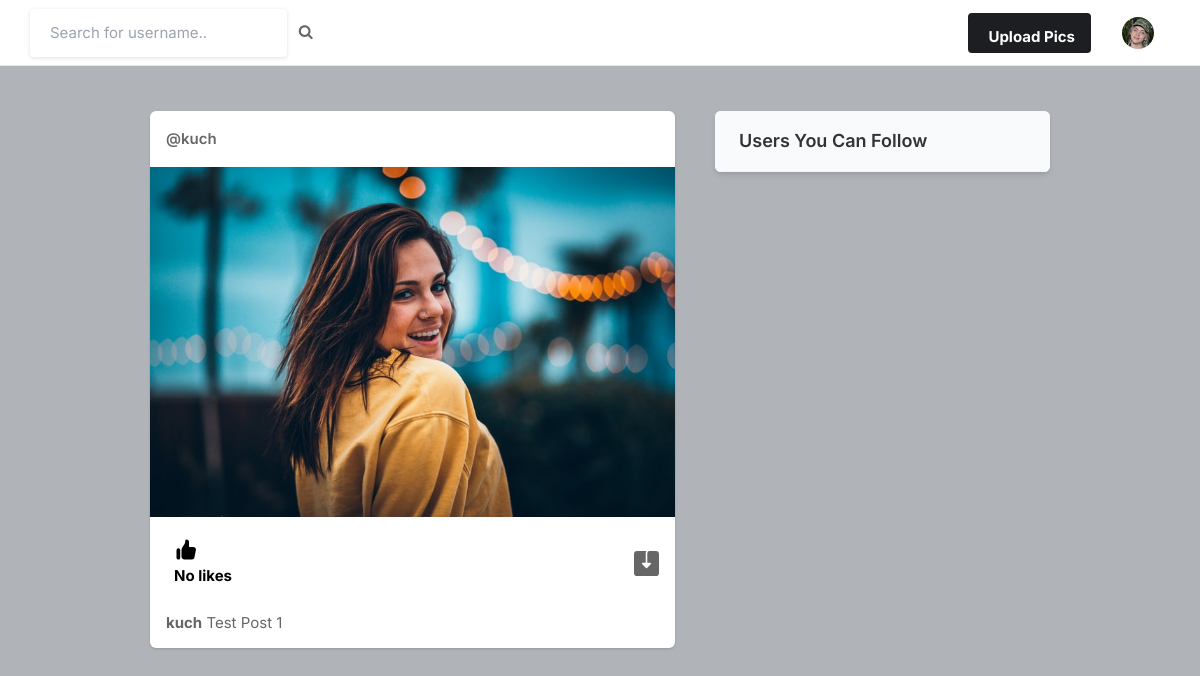
Screenshot of / (signed in) with the database file from the repository.
### core/models.py (models this page shows, shortened)
class Profile(models.Model):
    user = models.ForeignKey(User, on_delete=models.CASCADE)
    id_user = models.IntegerField()
    bio = models.TextField(blank=True)
    profile_image = models.ImageField(upload_to='profile_images', default='blank-profile-picture.png')
    location = models.CharField(max_length=100, blank=True)

class Post(models.Model):
    id = models.UUIDField(primary_key=True, default=uuid.uuid4)
    user = models.CharField(max_length=100)
    image = models.ImageField(upload_to='post_image')
    caption = models.TextField()
    created_at = models.DateTimeField(default=datetime.now)
    no_of_likes = models.IntegerField(default=0)

### core/views.py (the view)
# urls.py: path('', views.index, name='index'),
@login_required(login_url='signin')
def index(request):
    user_object = User.objects.get(username=request.user.username)
    user_profile = Profile.objects.get(user=user_object)
    user_following_list = []
    feed = []
    user_following = FollowersCount.objects.filter(follower=request.user.username)
    for users in user_following:
        user_following_list.append(users.user)
    for usernames in user_following_list:
        feed_lists = Post.objects.filter(user=usernames)
        feed.append(feed_lists)
    feed_list = list(chain(*feed))
    all_users = User.objects.all()
    user_following_all = []
    for user in user_following:
        user_list = User.objects.get(username=user.user)
        user_following_all.append(user_list)
    new_suggestions_list = [x for x in list(all_users) if (x not in list(user_following_all))]
    current_user = User.objects.filter(username=request.user.username)
    final_suggestions_list = [x for x in list(new_suggestions_list) if ( x not in list(current_user))]
    random.shuffle(final_suggestions_list)
    username_profile = []
    username_profile_list = []
    for users in final_suggestions_list:
        username_profile.append(users.id)
    for ids in username_profile:
        profile_lists = Profile.objects.filter(id_user=ids)
        username_profile_list.append(profile_lists)
    suggestions_username_profile_list = list(chain(*username_profile_list))
    return render(request, 'index.html', {'user_profile': user_profile, 'posts':feed_list, 'suggestions_username_profile_list': suggestions_username_profile_list[:4]})

### templates/index.html (shortened to what this page needs)
{% load static %}
<!DOCTYPE html>
<html lang="en">
<head>
    <link rel="stylesheet" href="{% static 'assets/css/icons.css' %}">
    <link rel="stylesheet" href="{% static 'assets/css/uikit.css' %}">
    <link rel="stylesheet" href="{% static 'assets/css/style.css' %}">
    <link rel="stylesheet" href="{% static 'assets/css/tailwind.css' %}">
    <link rel="stylesheet" href="https://cdnjs.cloudflare.com/ajax/libs/font-awesome/4.7.0/css/font-awesome.min.css">
</head>
<body>
            <header>
                <div class="header_inner">
                    <form action="/search" method="POST">
                    <div class="left-side">
                            <input type="text" name="username" placeholder="Search for username..">&nbsp; &nbsp;
                            <button type="submit"><i class="fa fa-search fa-1x"></i></button>
                    </div>
                    </form>
                    <div class="right-side lg:pr-4">
                        <a href="#"
                            class="bg-pink-500 flex font-bold hidden hover:bg-pink-600 hover:text-white inline-block items-center lg:block max-h-10 mr-4 px-4 py-2 rounded shado text-white">
                              Upload Pics
                        </a>
                        <a href="#">
                            <img src="{{user_profile.profile_image.url}}" class="header-avatar" alt="">
                        </a>
                    </div>
                </div>
            </header>
            <div class="container m-auto">
                <div class="lg:flex justify-center lg:space-x-10 lg:space-y-0 space-y-5">
                    <div class="space-y-5 flex-shrink-0 lg:w-7/12">
                        {% for post in posts reversed %}
                        <div class="bg-white shadow rounded-md  -mx-2 lg:mx-0">
                            <div class="flex justify-between items-center px-4 py-3">
                                <div class="flex flex-1 items-center space-x-4">
                                    <span class="block font-semibold "><a href="/profile/{{post.user}}">@{{post.user}}</a></span>
                                </div>
                              <div>
                                <a href="#"> <i class="icon-feather-more-horizontal text-2xl hover:bg-gray-200 rounded-full p-2 transition -mr-1 "></i> </a>
                              </div>
                            </div>
                            <div uk-lightbox>
                                <a href="{{post.image.url}}">
                                    <img src="{{post.image.url}}" alt="">
                                </a>
                            </div>
                            <div class="py-3 px-4 space-y-3">
                                <div class="flex space-x-4 lg:font-bold">
                                    <a href="/like-post?post_id={{post.id}}" class="flex items-center space-x-2">
                                        <div class="p-2 rounded-full text-black">
                                            {% if post.no_of_likes == 0 %}
                                            <p>No likes</p>
                                            {% elif post.no_of_likes == 1 %}
                                            <p>Liked by {{post.no_of_likes}} person</p>
                                            {% else %}
                                            <p>Liked by {{post.no_of_likes}} people</p>
                                            {% endif %}
                                        </div>
                                    </a>
                                    <a href="{{post.image.url}}" class="flex items-center space-x-2 flex-1 justify-end" download>
                                    </a>
                                </div>
                                <p>
                                    <a href="/profile/{{post.user}}"><strong>{{post.user}}</strong></a> {{post.caption}}
                                </p>
                            </div>
                        </div>
                        {% endfor %}
                    </div>
                    <div class="lg:w-5/12">
                        <div class="bg-white  shadow-md rounded-md overflow-hidden">
                            <div class="bg-gray-50  border-b border-gray-100 flex items-baseline justify-between py-4 px-6 ">
                                <h2 class="font-semibold text-lg">Users You Can Follow</h2>
                            </div>
                        </div>
                    </div>
                </div>
            </div>
</body>
</html>

### static/assets/css/style.css (style rules this page uses)
body { background-color: #B0B3B8!important; }
button { vertical-align: middle; }
input { height: 48px; line-height: 48px; padding: 0 20px; outline: none; font-size: 15px; color: #808080; max-width: 100%; width: 100%; -webkit-box-sizing: border-box; box-sizing: border-box; display: block; font-weight: 400; opacity: 1; border-radius: 4px; border: none; -webkit-box-shadow: 0 1px 4px 0px rgba(0, 0, 0, 0.12); box-shadow: 0 1px 4px 0px rgba(0, 0, 0, 0.12); }
input[type="text"], input[type="password"], input[type="email"], input[type="number"] { height: 48px; line-height: 48px; padding: 0 20px; outline: none; font-size: 15px; color: #808080; max-width: 100%; width: 100%; -webkit-box-sizing: border-box; box-sizing: border-box; display: block; font-weight: 400; opacity: 1; border-radius: 4px; border: none; -webkit-box-shadow: 0 1px 4px 0px rgba(0, 0, 0, 0.12); box-shadow: 0 1px 4px 0px rgba(0, 0, 0, 0.12); }
input { -webkit-transition: all 0.1s ease-in-out; transition: all 0.1s ease-in-out; }
::placeholder { color: #808080; opacity: 1; }
button { border: none; margin: 0; padding: 0; width: auto; overflow: visible; background: transparent; color: inherit; font: inherit; line-height: normal; cursor: pointer; }
a { color: #be185d; -webkit-transition: 0.3s; transition: 0.3s; outline: none !important; }
button { outline: none !important; }
img { max-width: 100%; }
body { color: #666; font-size: 15px; line-height: 27px; background-color: #f0f2f5; font-family: "Inter", sans-serif; text-transform: none; }
body p { font-size: 15px; line-height: 27px; }
h1, h2, h3, h4, h5, h6 { font-family: "Inter", sans-serif; text-transform: none; }
input[type="text"], input[type="password"], input[type="email"] { font-family: "Inter", sans-serif; text-transform: none; }
button, body .pac-container { font-family: "Inter", sans-serif; text-transform: none; }
h1, h2, h3, h4, h5, h6 { color: #333; font-weight: 500; margin: 0; padding: 0; }
h2 { font-size: 26px; }
b, strong { font-weight: 700 !important; }
@media (min-width: 1024px) { .container { max-width: 900px !important; padding-top: 45px; } }
header { background-color: #fff; left: 0; right: 0; top: 0; z-index: 99; height: 66px; display: -webkit-box; display: -ms-flexbox; display: flex; -webkit-box-align: center; -ms-flex-align: center; align-items: center; border-bottom: 1px solid #e5e7eb; }
header .header_inner { display: -webkit-box; display: -ms-flexbox; display: flex; -webkit-box-align: center; -ms-flex-align: center; align-items: center; max-width: 1090px; margin: auto; width: 100%; max-width: 100% !important; padding: 0 30px; }
header .header_inner .left-side { display: -webkit-box; display: -ms-flexbox; display: flex; -webkit-box-align: center; -ms-flex-align: center; align-items: center; }
header .header_inner .right-side { display: -webkit-box; display: -ms-flexbox; display: flex; -webkit-box-align: center; -ms-flex-align: center; align-items: center; -webkit-box-pack: end; -ms-flex-pack: end; justify-content: flex-end; margin-left: auto; }
header .header_inner .right-side .header-avatar { width: 32px; height: 32px; border-radius: 100%; margin-left: 15px; }

### rows the page displays
Profile: profile_image (picture)
Post: user "kuch", image (picture), no_of_likes "No likes", caption "Test Post 1"
